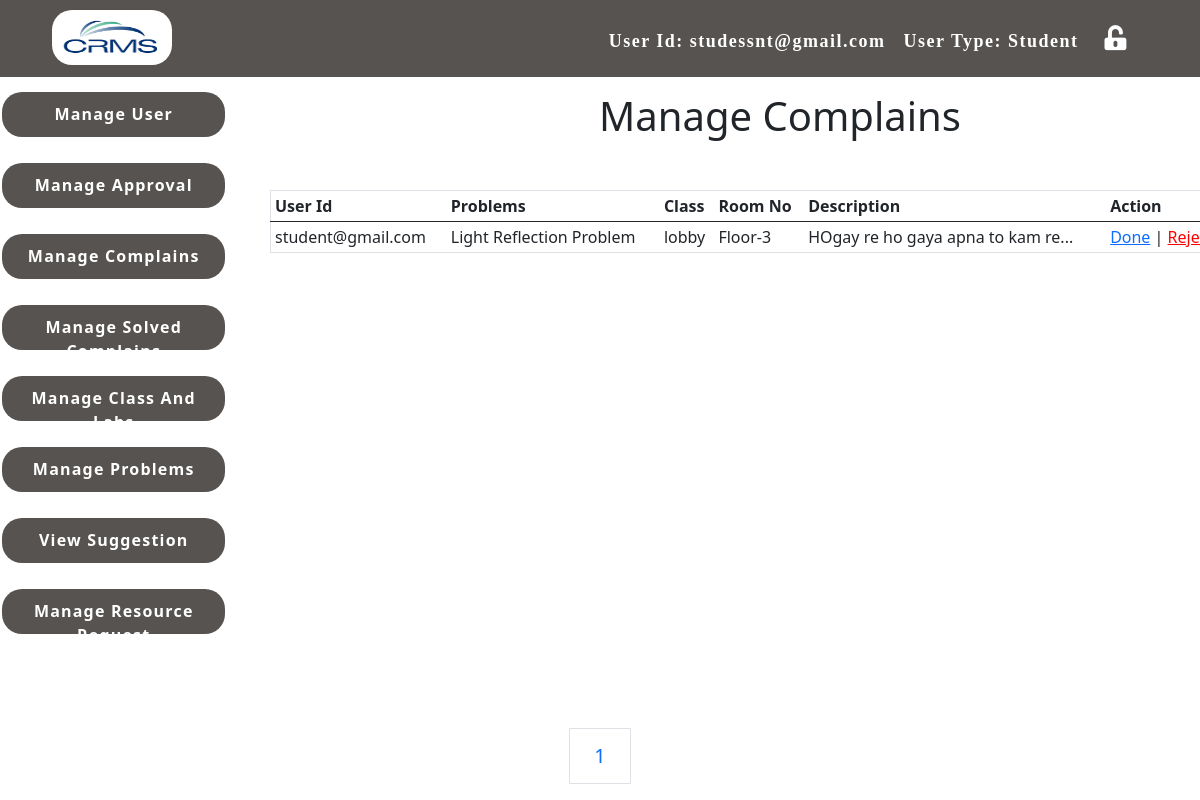
Page /Admin/complain/manage complains.php (signed in) on the committed database.
### tables this page shows
CREATE TABLE IF NOT EXISTS `complain` (
  `id` int(11) NOT NULL AUTO_INCREMENT,
  `userid` varchar(50) NOT NULL,
  `type` enum('admin','lab') NOT NULL DEFAULT 'admin',
  `room` varchar(15) NOT NULL,
  `roomno` varchar(13) NOT NULL,
  `problem` varchar(70) NOT NULL,
  `description` varchar(200) NOT NULL,
  `Time_stamp` timestamp NOT NULL DEFAULT CURRENT_TIMESTAMP,
  PRIMARY KEY (`id`)
);

### Admin/complain/manage complains.php (the view, shortened to what this page needs)
<?php
include ("../header.php");
?>
	<div class="main-containt">
		<h1 class="admin-heading"> Manage Complains </h1>
		<table class=" table table-hover table table-sm" style="margin: 50px 0px; width: 100%;">
		  <thead>
		    <tr>
			<th scope="col">User Id</th>
		      <th scope="col">Problems</th>
		      <th scope="col">Class</th>
		      <th scope="col"> Room No </th>
		      <th scope="col"> Description </th>
		      <th scope="col"> Action </th>
		    </tr>
		  </thead>
		  <?php
		include ("../../config.php");
$result = mysqli_query($conn, "SELECT * FROM complain where `type`='admin'");
$results_per_page = 10;
$number_of_results = mysqli_num_rows($result);
$number_of_pages = ceil($number_of_results/$results_per_page);
if (!isset($_GET['page'])) {
  $page = 1;
} else {
  $page = $_GET['page'];
}
$this_page_first_result = ($page-1)*$results_per_page;
		$sql="SELECT * FROM complain where `type`='admin' ORDER BY id DESC LIMIT " . $this_page_first_result . ',' .  $results_per_page;
		$result1 = mysqli_query($conn, $sql);
		while($res = mysqli_fetch_array($result1)) {
			echo "<tr>";
			echo "<td>".$res['userid']."</td>";
			echo "<td>".$res['problem']."</td>";
			echo "<td>".$res['room']."</td>";
			echo "<td>".$res['roomno']."</td>";
			echo "<td>".$res['description']."</td>";
			echo "<td><a href=\"done.php?id=$res[id]\">Done</a> | <a href=\"delete.php?id=$res[id]\"   style=\"color:red; onClick=\"return confirm('Are you sure you want to Reject?')\">Reject</a></td>";
			echo "</tr>";
		}
	    	echo '<div class="fixed-bottom">';
			echo '<ul  class= "pagination justify-content-center" >';
			echo '<ul class= "pagination pagination-lg">';
	    for ($page=1;$page<=$number_of_pages;$page++) {
		echo '<a class="page-link" href="manage complains.php?page=' . $page . '">' . $page. ' </a>';
	  }
	  echo  '</ul>';
	  echo  '</ul>';
	 echo '</div>';
	?>
		</table>
	</div>

### css/style.css (style rules this page uses)
h1,h2,h3,h4,h5,h6 { margin: 0; padding: 0; }
.main-containt { width: 80%; float: left; }
.admin-heading { text-align: center; margin-top: 5px; margin-left: 60px; }
table,th,td { border: 1px solid; }
.main-containt { width: 80%; float: left; margin-top: -560px; margin-left: 270px; }
.admin-heading { text-align: center; margin-top: 5px; }

### rows in the picture
complain: userid "student@gmail.com", problem "Light Reflection Problem", room "lobby", roomno "Floor-3", description "HOgay re ho gaya apna to kam re..."

### other values in the picture
$email "studessnt@gmail.com"
$type "Student"
